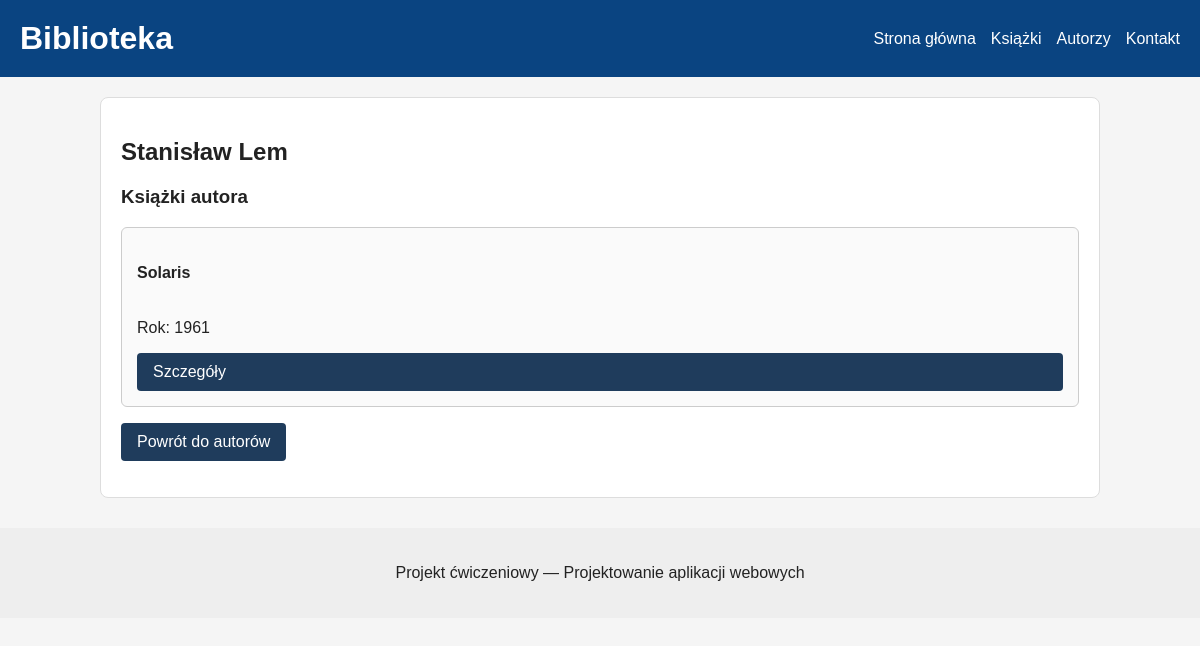
The app's page /authors/1/ with its own data.
### biblioteka/models.py (models this page shows, shortened)
class Author(models.Model):
    first_name = models.CharField(
        max_length=100,
    )
    last_name = models.CharField(
        max_length=100,
    )
    def __str__(self):
        return f"{self.first_name} {self.last_name}"

class Book(models.Model):
    title = models.CharField(
        max_length=200,
    )
    author = models.ForeignKey(
        Author,
        on_delete=models.CASCADE,
        related_name="books",
    )
    year = models.PositiveIntegerField()
    category = models.CharField(
        max_length=100,
        blank=True,
    )
    available = models.BooleanField(
        default=True,
    )
    description = models.TextField(
        blank=True,
    )

### biblioteka/views.py (the view)
def author_detail(request, author_id):
    author = get_object_or_404(
        Author,
        id=author_id,
    )
    context = {
        "author": author,
    }
    return render(
        request,
        "biblioteka/author_detail.html",
        context,
    )

### biblioteka/templates/biblioteka/author_detail.html (shortened to what this page needs)
{% extends "biblioteka/base.html" %}
{% block content %}
    <section>
        <h2>
            {{ author.first_name }}
            {{ author.last_name }}
        </h2>
        <h3>Książki autora</h3>
        <div class="book-list">
            {% for book in author.books.all %}
                <article class="book-card">
                    <h4>
                        {{ book.title }}
                    </h4>
                    <p>
                        Rok:
                        {{ book.year }}
                    </p>
                    <a
                        class="button-link"
                        href="{% url 'book_detail' book.id %}"
                    >
                        Szczegóły
                    </a>
                </article>
            {% empty %}
                <p>
                    Ten autor nie ma jeszcze książek w bazie.
                </p>
            {% endfor %}
        </div>
        <p>
            <a
                class="button-link"
                href="{% url 'author_list' %}"
            >
                Powrót do autorów
            </a>
        </p>
    </section>
{% endblock %}

### biblioteka/static/biblioteka/css/styles.css (style rules this page uses)
body { margin: 0; background-color: #f5f5f5; color: #222222; font-family: Arial, Helvetica, sans-serif; }
section { background-color: white; margin: 20px 0; padding: 20px; border: 1px solid #dddddd; border-radius: 8px; }
.book-list { display: flex; gap: 20px; flex-wrap: wrap; }
.book-card { flex: 1 1 250px; border: 1px solid #cccccc; border-radius: 6px; padding: 15px; background-color: #fafafa; }
button, .button-link { display: inline-block; background-color: #1f3c5c; color: white; border: none; border-radius: 4px; padding: 10px 16px; text-decoration: none; cursor: pointer; }
.book-card { display: flex; flex-direction: column; }
.book-card .button-link { margin-top: auto; }

### records on screen
Author: first_name "Stanisław", last_name "Lem"
Book: title "Solaris", year "1961"
